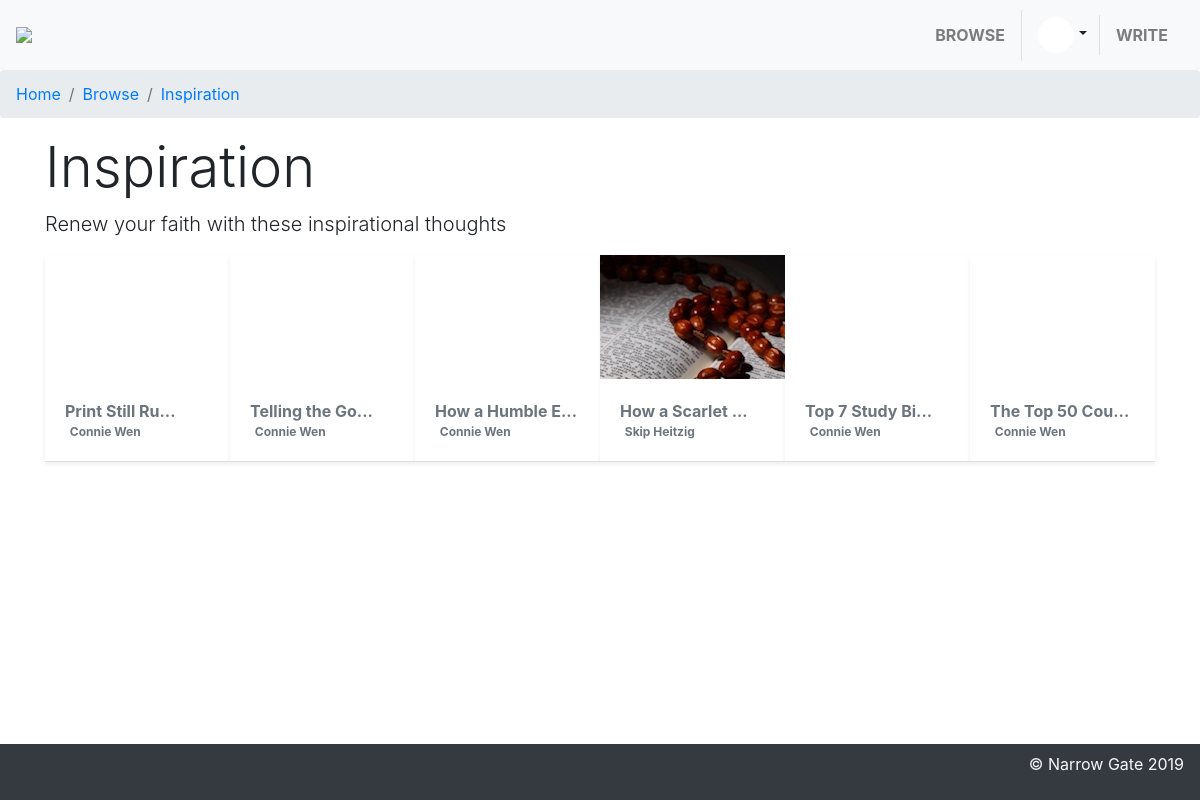
Screenshot of /reading-list/1 (signed in) with the database file from the repository.
### article/models.py (models this page shows, shortened)
class Author(models.Model):
    user = models.OneToOneField(
        User,
        on_delete=models.CASCADE,
        primary_key=True
    )
    is_email_validated = models.BooleanField(default=False)
    email_validation_token = models.UUIDField(default=uuid.uuid4)
    picture = models.ImageField(
        upload_to='article/static/media',
        default=default_image,
        height_field='picture_height',
        width_field='picture_width',
    )
    picture_height = models.IntegerField()
    picture_width = models.IntegerField()
    def default_image():
        profile_pic_path = os.path.join(
            settings.BASE_DIR,
            'home',
            'static',
            'avatar-stock.svg',
        )
        stock_image = open(profile_pic_path, 'r+b')
        return ImageFile(stock_image)
    def cover_image_url(self):
        tokens = self.picture.url.split('article/static/')
        return tokens[-1]
    def __str__(self):
        first_name = getattr(self.user, 'first_name', '')
        last_name = getattr(self.user, 'last_name', '')
        return ' '.join([first_name, last_name])

class ReadingList(models.Model):
    name = models.CharField(max_length=256)
    description = models.CharField(max_length=2048)
    articles = models.ManyToManyField('Article', blank=True)
    objects = ReadingListManager()

class Article(models.Model):
    uuid = models.UUIDField(
        primary_key=True,
        default=uuid.uuid4,
        editable=False
    )
    title = models.CharField(max_length=2048)
    html = models.TextField()
    author = models.ForeignKey(Author, on_delete=models.CASCADE)
    cover_image = models.ImageField(
        upload_to='article/static/media/',)
    cover_image_thumbnail = models.ImageField(
        upload_to='article/static/media/',)
    created_at = models.DateTimeField(auto_now_add=True)
    reading_lists = models.ManyToManyField('ReadingList', blank=True)
    objects = ArticleManager()
    def cover_image_url(self):
        tokens = self.cover_image.url.split('article/static/')
        return tokens[-1]
    def short_title(self):
        if len(self.title) > 14:
            return '{}...'.format(self.title[:14])
        return self.title

### article/views.py (the view)
# urls.py: path('reading-list/<id>', article_views.ReadingListView.as_view()),
class ReadingListView(View, TemplateResponseMixin):
    template_name = 'topic.html'
    def get(self, request, *args, **kwargs):
        reading_list_id = kwargs.get('id')
        reading_lists = ReadingList.objects.filter(id=reading_list_id)
        if reading_lists is None:
            return HttpResponseNotFound('Could not find reading list')
        reading_list = reading_lists.first()
        return self.render_to_response({
            'reading_list': reading_list,
            'articles': reading_list.articles.all(),
            'user': request.user,
            'view': self,
        })

### article/templatetags/author_transforms.py (called while the page is built)
def avatar(value, arg):
    user_id = int(arg)
    authors = Author.objects.filter(user__id=user_id)
    if authors is None:
        return static('avatar-stock.svg')
    author = authors.first()
    profile_picture_path = author.cover_image_url()
    return static(profile_picture_path)

### article/templatetags/breadcrumbs.py (called while the page is built)
    def render(self, context):
        if self.custom:
            result, context = self.custom_render(context)
            return result
        view = context.get('view', None)
        if not view:
            return ''
        view_request = getattr(view, 'request', None)
        if not view_request:
            return ''
        path = getattr(view_request, 'path', None)
        if not path:
            return ''
        lookup_list = self.lookup_tree.lookup(
            path,
            eq_func=self._url_contained,
        )
        context[self.var_name] = lookup_list
        if self.is_silent:
            return ''
        return lookup_list

    def custom_render(self, context):
        lookup_list = self.lookup_tree.lookup(
            self.custom,
            eq_func=self._url_equals
        )
        lookup_list = lookup_list[:-1]
        context[self.var_name] = lookup_list
        if self.is_silent:
            return '', context
        return lookup_list, context

    def _url_equals(self, curr, target):
        return curr['url'] == target

    def _url_contained(self, curr, target):
        return curr['url'] in target and curr['url'] != '/'

    def add(self, parent_node, data):
        curr_node = None
        if isinstance(parent_node, LookupTreeNode):
            curr_node = LookupTreeNode(data, parent=parent_node)
            parent_node.children.append(curr_node)
            self.num_nodes += 1
            return curr_node
        elif parent_node is None and self.num_nodes == 0:
            self.root = LookupTreeNode(data, parent=None)
            self.num_nodes += 1
            return self.root
        else:
            parent = self._bfs(parent_node)
            curr_node = LookupTreeNode(data, parent=parent)
            parent.children.append(curr_node)
            self.num_nodes += 1
            return curr_node

    def lookup(self, target, eq_func=None):
        node = self._bfs(target, eq_func)
        path = []
        while node is not None:
            path.insert(0, node.data)
            node = node.parent
        return path

### templates/topic.html (shortened to what this page needs)
{% extends "base.html" %}
{% block content %}
{% load static %}
{% load breadcrumbs %}
<ol class="breadcrumb">
    {% for bc in b %}
    <li class="breadcrumb-item">
        <a href="{{ bc.url }}">{{ bc.name }}</a>
    </li>
    {% endfor %}
    <li class="breadcrumb-item">
        <a href="#">{{ reading_list.name }}</a>
    </li>
</ol>
<div class="container">
    <h1 class="display-4">{{ reading_list.name }}</h1>
    <p class="lead">{{ reading_list.description }}</p>
    {% for article in articles %}
    {% cycle '1' '2' '3' '4' '5' '6' as article_column silent %}
    {% if article_column == '1' %}
    <div class="card-group">
    {% endif %}
        <div class="card shadow-sm rounded-0 border-top-0
            border-left-0 border-right-0" style="width:13.83625rem;">
            <div class="card-img-top"
                style="
                    height: 124px;
                    background-image: url(
                        {% static article.cover_image_url %});">
            </div>
            <div class="card-body text-decoration-none">
                <a class="
                   stretched-link text-muted
                   font-weight-bold"
                    href="/article/{{ article.uuid }}">
                    {{ article.short_title }}
                </a>
                <span class="badge badge-white text-muted text-lighter">
                {{ article.author }}
                </span>
            </div>
        </div>
    {% if forloop.last or article_column == '6' %}
    </div>
    {% endif %}
    {% endfor %}
{% endblock %}

### templates/base.html (shortened to what this page needs)
{% load bootstrap4 %}
{% load static %}
{% load author_transforms %}
{% load breadcrumbs %}
{% bootstrap_css %}
<nav class="navbar navbar-expand-lg navbar-light bg-light">
    <a class="navbar-brand mr-auto" href="/">
        <img src="{% static 'logoplaceholder.png' %}" /></a>
    <a class="
        nav-link navbar-text float-sm-left font-weight-bold
        text-uppercase" href="/articles">BROWSE</a>
    {% if user.is_authenticated %}
    <div class="nav-item dropdown">
        <a class="
            dropdown-toggle dropdown-toggle-split
            nav-link border-left px-auto btn btn-light"
            href="#"
            data-role="button"
            aria-haspopup="true"
            aria-expanded="false"
            data-toggle="dropdown"
            style="width: 78px;">
            <img class="mx-auto rounded-circle"
                src="{{ user|avatar:user.id }}"
                height="36px" width="36px"/>
            </a>
    </div>
    <a class="
        nav-link navbar-text float-sm-left font-weight-bold
        text-uppercase border-left" href="/article">WRITE</a>
    {% else %}
    <a class="
        nav-link navbar-text float-sm-left font-weight-bold
        text-uppercase border-left" href="/login">LOG IN</a>
    {% endif %}
</nav>
{% breadcrumb as b silent %}
{% block content %}
{% endblock %}
<h1 class="text-white display-1">&nbsp;</h1>
<nav class="navbar navbar-light bg-dark d-flex mt-4 fixed-bottom">
    <p class="ml-auto text-light text-align-right">&copy; Narrow Gate 2019</p>
</nav>

### rows the page displays
ReadingList: name "Inspiration", description "Renew your faith with these inspirational thoughts"
Article: short_title "Print Still Ru...", author "Connie Wen"
Article: short_title "Telling the Go...", author "Connie Wen"
Article: short_title "How a Humble E...", author "Connie Wen"
Article: cover_image (picture), short_title "How a Scarlet ...", author "Skip Heitzig"
Article: short_title "Top 7 Study Bi...", author "Connie Wen"
Article: short_title "The Top 50 Cou...", author "Connie Wen"

### other values shown
{{ bc.name }} "Home" "Browse"
